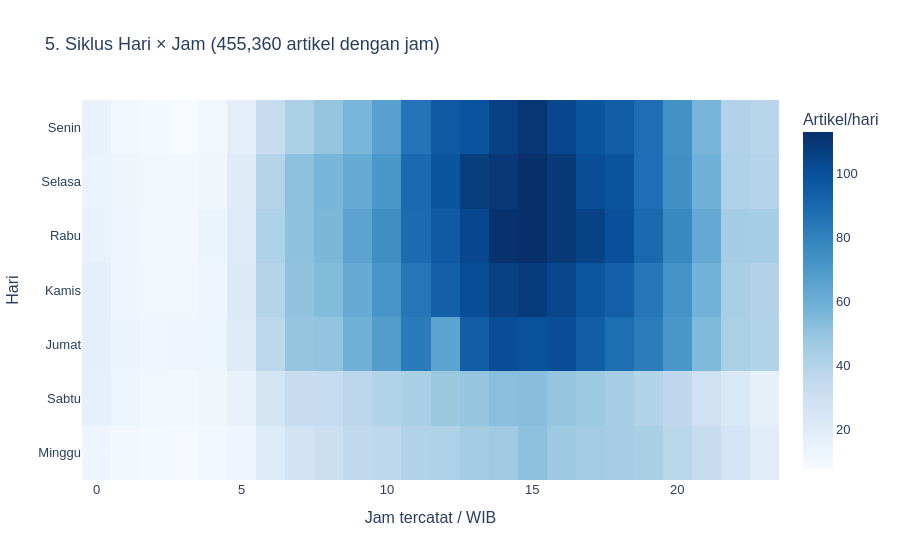

Notebook source saved alongside this figure:
### Markdown cell above
### Visualisasi 5: Siklus Mingguan dan Jam Publikasi

Warna menunjukkan artikel per kejadian hari kalender agar 53 Minggu tidak
dibandingkan mentah dengan 52 Senin. Hover juga menampilkan jumlah artikel asli.
Hanya timestamp dengan jam eksplisit dipakai. Offset dikonversi ke WIB pada
cleaning; timestamp tanpa offset diasumsikan WIB, belum dikonfirmasi ke penyedia.

### Code cell
weekday = connection.execute("""
    SELECT weekday, SUM(artikel) AS artikel, COUNT(*) AS hari_kalender,
           COUNT(*) FILTER (WHERE ada_artikel) AS hari_teramati,
           AVG(artikel) AS rata_per_hari
    FROM daily_counts GROUP BY weekday ORDER BY weekday
""").df()
weekday['hari'] = [DAY_NAMES[int(day) - 1] for day in weekday['weekday']]
weekday.to_csv(PROJECT_ROOT / 'output/eda_weekday.csv', index=False)
hourly = connection.execute("""
    SELECT weekday, hour AS jam, COUNT(*) AS artikel
    FROM news WHERE has_time AND hour IS NOT NULL
    GROUP BY weekday, hour ORDER BY weekday, hour
""").df()
hourly.to_csv(PROJECT_ROOT / 'output/eda_hourly.csv', index=False)
known_time_rows = int(hourly['artikel'].sum())
heat_counts = pd.DataFrame(0, index=DAY_NAMES, columns=list(range(24)))
for row in hourly.itertuples(index=False):
    heat_counts.loc[DAY_NAMES[int(row.weekday) - 1], int(row.jam)] = int(row.artikel)
day_denominators = weekday.set_index('hari')['hari_kalender'].reindex(DAY_NAMES)
heat_rate = heat_counts.div(day_denominators, axis=0)
assert int(heat_counts.to_numpy().sum()) == known_time_rows
fig5 = px.imshow(heat_rate, labels=dict(x='Jam tercatat / WIB', y='Hari', color='Artikel/hari'),
                 title=f'5. Siklus Hari × Jam ({known_time_rows:,} artikel dengan jam)',
                 aspect='auto', color_continuous_scale='Blues')
fig5.update_traces(customdata=heat_counts.to_numpy(),
                    hovertemplate='%{y}, jam %{x}:00<br>Artikel/hari: %{z:.2f}'
                                  '<br>Total artikel: %{customdata:,}<extra></extra>')
if known_time_rows == 0:
    fig5.add_annotation(text='Jam publikasi tidak tersedia; analisis jam tidak dapat dilakukan.',
                        xref='paper', yref='paper', x=0.5, y=0.5, showarrow=False)
show_and_save(fig5, '05_weekday_hour_heatmap')

### Figure 1 — Plotly figure (JSON) as saved in the notebook; plotly's stock layout.template omitted (floating-point values rounded to 4 significant figures; data arrays with more than 128 entries replaced by an {"elided": "..."} marker saying what was removed)
{"data": [{"coloraxis": "coloraxis", "customdata": {"elided": "7x24 int values"}, "hovertemplate": "%{y}, jam %{x}:00<br>Artikel/hari: %{z:.2f}<br>Total artikel: %{customdata:,}<extra></extra>", "name": "0", "type": "heatmap", "x": [0, 1, 2, 3, 4, 5, 6, 7, 8, 9, 10, 11, 12, 13, 14, 15, 16, 17, 18, 19, 20, 21, 22, 23], "xaxis": "x", "y": ["Senin", "Selasa", "Rabu", "Kamis", "Jumat", "Sabtu", "Minggu"], "yaxis": "y", "z": {"elided": "7x24 float values"}}], "layout": {"coloraxis": {"colorbar": {"title": {"text": "Artikel/hari"}}, "colorscale": [[0.0, "rgb(247,251,255)"], [0.125, "rgb(222,235,247)"], [0.25, "rgb(198,219,239)"], [0.375, "rgb(158,202,225)"], [0.5, "rgb(107,174,214)"], [0.625, "rgb(66,146,198)"], [0.75, "rgb(33,113,181)"], [0.875, "rgb(8,81,156)"], [1.0, "rgb(8,48,107)"]]}, "font": {"family": "Arial", "size": 13}, "hovermode": "closest", "title": {"text": "5. Siklus Hari × Jam (455,360 artikel dengan jam)"}, "xaxis": {"anchor": "y", "domain": [0.0, 1.0], "title": {"text": "Jam tercatat / WIB"}}, "yaxis": {"anchor": "x", "autorange": "reversed", "domain": [0.0, 1.0], "title": {"text": "Hari"}}}}
